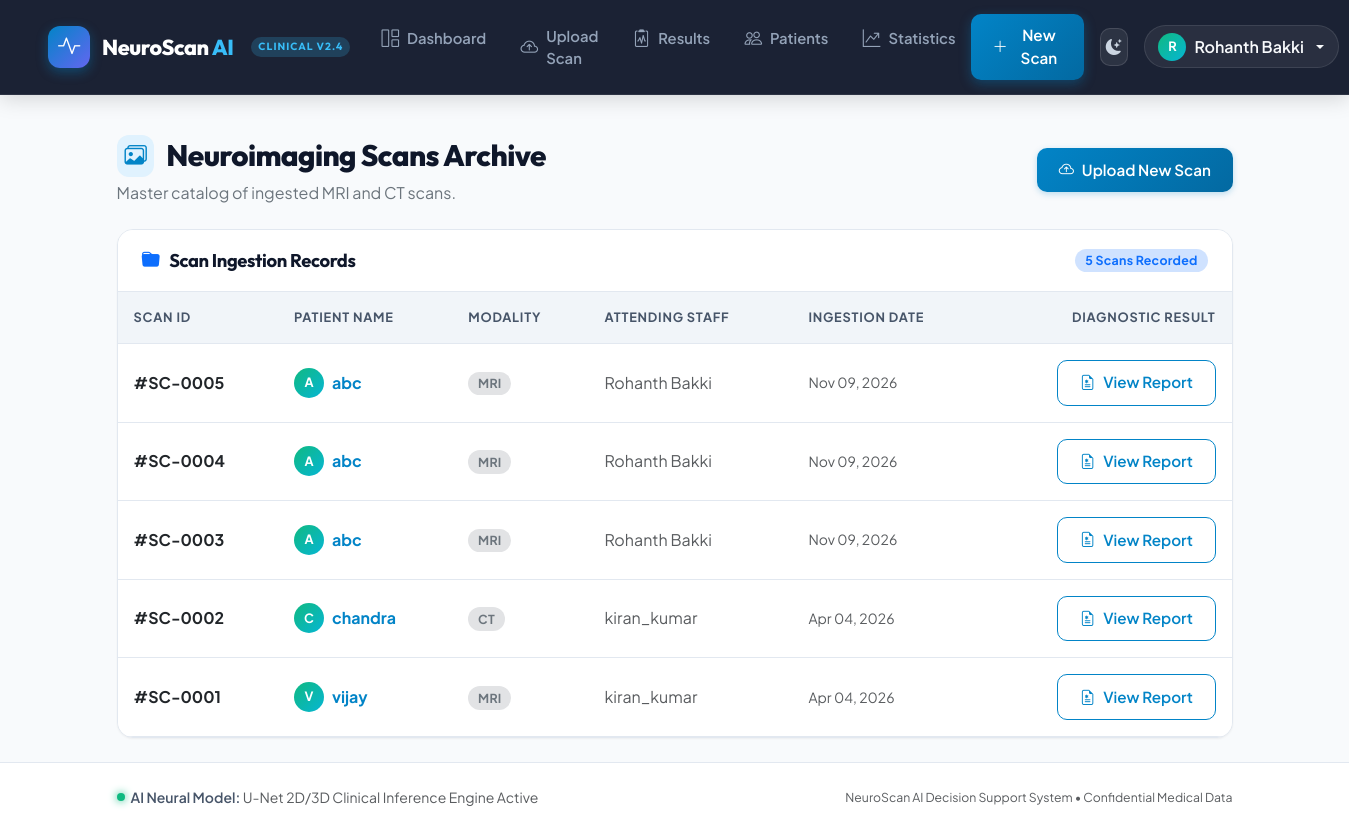
Before: /diagnosis/scans/ (signed in) with the older database file.
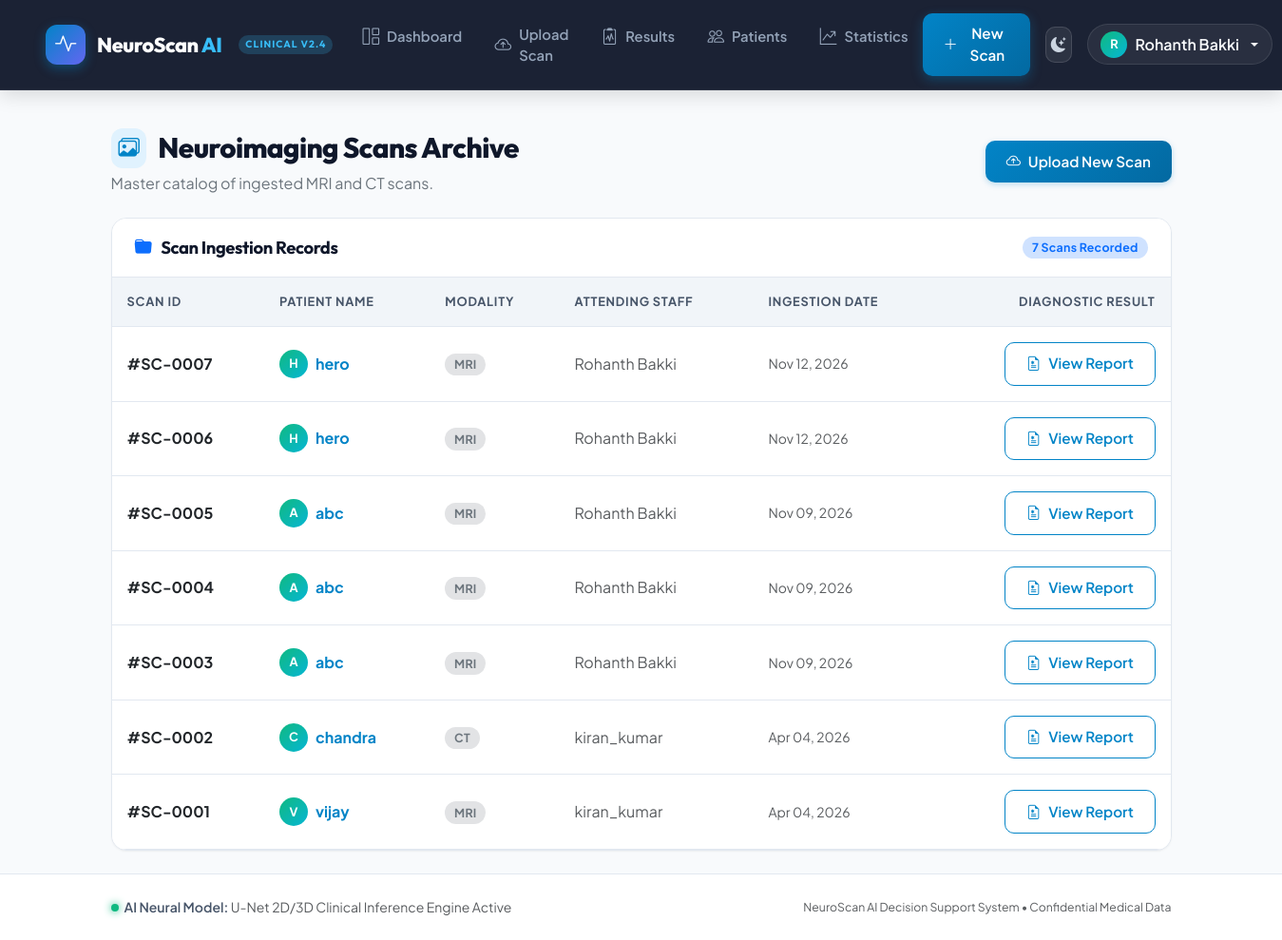
After: the same page with the newer database file.
### accounts/models.py (models this page shows, shortened)
class User(AbstractUser):
    ROLE_CHOICES = [
        ('admin', 'Admin'),
        ('doctor', 'Doctor'),
    ]
    role = models.CharField(max_length=20, choices=ROLE_CHOICES, default='doctor')
    phone = models.CharField(max_length=20, blank=True)
    address = models.TextField(blank=True)

### diagnosis/models.py (models this page shows, shortened)
class Scan(models.Model):
    SCAN_TYPE_CHOICES = [
        ('MRI', 'MRI'),
        ('CT', 'CT Scan'),
    ]
    patient = models.ForeignKey(Patient, on_delete=models.CASCADE, related_name='scans')
    image = models.ImageField(upload_to='scans/%Y/%m/%d/')
    scan_type = models.CharField(max_length=10, choices=SCAN_TYPE_CHOICES)
    notes = models.TextField(blank=True)
    uploaded_at = models.DateTimeField(auto_now_add=True)
    uploaded_by = models.ForeignKey(settings.AUTH_USER_MODEL, on_delete=models.SET_NULL, null=True)

class Patient(models.Model):
    GENDER_CHOICES = [
        ('M', 'Male'),
        ('F', 'Female'),
        ('O', 'Other'),
    ]
    name = models.CharField(max_length=200)
    age = models.IntegerField()
    gender = models.CharField(max_length=1, choices=GENDER_CHOICES)
    phone = models.CharField(max_length=20, blank=True)
    email = models.EmailField(blank=True)
    address = models.TextField(blank=True)
    created_at = models.DateTimeField(auto_now_add=True)
    updated_at = models.DateTimeField(auto_now=True)

### diagnosis/views.py (the view)
# urls.py: path('scans/', views.scan_list, name='scan_list'),
@login_required
def scan_list(request):
    scans = Scan.objects.all().order_by('-uploaded_at')
    paginator = Paginator(scans, 10)
    page_number = request.GET.get('page')
    page_obj = paginator.get_page(page_number)
    return render(request, 'diagnosis/scan_list.html', {'page_obj': page_obj})

### diagnosis/templates/diagnosis/scan_list.html (shortened to what this page needs)
{% extends 'base.html' %}
{% block content %}
<div class="scan-list-page">
    <div class="d-flex flex-column flex-md-row justify-content-between align-items-md-center gap-3 mb-4">
        <div>
            <h1 class="page-title mb-1">
                <i class="bi bi-images"></i> Neuroimaging Scans Archive
            </h1>
            <p class="text-secondary mb-0">Master catalog of ingested MRI and CT scans.</p>
        </div>
        <a href="{% url 'upload_scan' %}" class="btn btn-primary">
            <i class="bi bi-cloud-arrow-up"></i> Upload New Scan
        </a>
    </div>
    <div class="card">
        <div class="card-header d-flex justify-content-between align-items-center">
            <h5 class="mb-0"><i class="bi bi-folder-fill text-primary"></i> Scan Ingestion Records</h5>
            <span class="badge bg-primary-subtle text-primary">{{ page_obj.paginator.count|default:0 }} Scans Recorded</span>
        </div>
        <div class="card-body p-0">
            <div class="table-responsive">
                <table class="table align-middle">
                    <thead>
                        <tr>
                            <th>Scan ID</th>
                            <th>Patient Name</th>
                            <th>Modality</th>
                            <th>Attending Staff</th>
                            <th>Ingestion Date</th>
                            <th class="text-end">Diagnostic Result</th>
                        </tr>
                    </thead>
                    <tbody>
                        {% for scan in page_obj %}
                        <tr>
                            <td><strong>#SC-{{ scan.id|stringformat:"04d" }}</strong></td>
                            <td>
                                <div class="d-flex align-items-center gap-2">
                                    <div class="user-avatar-circle" style="width: 30px; height: 30px; font-size: 0.8rem;">
                                        {{ scan.patient.name|make_list|first|upper }}
                                    </div>
                                    <a href="{% url 'patient_detail' scan.patient.id %}" class="fw-bold text-decoration-none">
                                        {{ scan.patient.name }}
                                    </a>
                                </div>
                            </td>
                            <td><span class="badge bg-secondary-subtle text-secondary">{{ scan.scan_type }}</span></td>
                            <td class="text-muted">{{ scan.uploaded_by.username }}</td>
                            <td class="text-muted small">{{ scan.uploaded_at|date:"M d, Y" }}</td>
                            <td class="text-end">
                                <a href="{% url 'result_detail' scan.result.id %}" class="btn btn-sm btn-outline-primary">
                                    <i class="bi bi-file-earmark-medical"></i> View Report
                                </a>
                            </td>
                        </tr>
                        {% endfor %}
                    </tbody>
                </table>
            </div>
        </div>
    </div>
</div>
{% endblock %}

### templates/base.html (shortened to what this page needs)
{% load static %}
<!DOCTYPE html>
<html lang="en" data-theme="light">
<head>
    <link href="https://cdn.jsdelivr.net/npm/bootstrap@5.3.0/dist/css/bootstrap.min.css" rel="stylesheet">
    <link rel="stylesheet" href="https://cdn.jsdelivr.net/npm/bootstrap-icons@1.11.3/font/bootstrap-icons.min.css">
    <link rel="stylesheet" href="{% static 'css/style.css' %}">
</head>
<body>
    {% if request.user.is_authenticated %}
    <nav class="navbar navbar-expand-lg navbar-clinical">
        <div class="container-fluid px-lg-5">
            <a class="navbar-brand navbar-brand-custom" href="{% url 'dashboard' %}">
                <div class="brand-icon-wrapper">
                    <i class="bi bi-activity"></i>
                </div>
                <span>NeuroScan <span style="color: #38bdf8;">AI</span></span>
                <span class="brand-tag">Clinical v2.4</span>
            </a>
            <div class="collapse navbar-collapse" id="navbarContent">
                <ul class="navbar-nav mx-auto mb-2 mb-lg-0 gap-1">
                    <li class="nav-item">
                        <a class="nav-link nav-link-custom {% if request.resolver_match.url_name == 'dashboard' %}active{% endif %}" href="{% url 'dashboard' %}">
                            <i class="bi bi-grid-1x2"></i> Dashboard
                        </a>
                    </li>
                    <li class="nav-item">
                        <a class="nav-link nav-link-custom {% if request.resolver_match.url_name == 'upload_scan' %}active{% endif %}" href="{% url 'upload_scan' %}">
                            <i class="bi bi-cloud-arrow-up"></i> Upload Scan
                        </a>
                    </li>
                    <li class="nav-item">
                        <a class="nav-link nav-link-custom {% if request.resolver_match.url_name == 'results' %}active{% endif %}" href="{% url 'results' %}">
                            <i class="bi bi-clipboard2-pulse"></i> Results
                        </a>
                    </li>
                    <li class="nav-item">
                        <a class="nav-link nav-link-custom {% if request.resolver_match.url_name == 'patients' or request.resolver_match.url_name == 'patient_detail' %}active{% endif %}" href="{% url 'patients' %}">
                            <i class="bi bi-people"></i> Patients
                        </a>
                    </li>
                    <li class="nav-item">
                        <a class="nav-link nav-link-custom {% if request.resolver_match.url_name == 'statistics' %}active{% endif %}" href="{% url 'statistics' %}">
                            <i class="bi bi-graph-up-arrow"></i> Statistics
                        </a>
                    </li>
                </ul>
                <div class="d-flex align-items-center gap-3">
                    <a href="{% url 'upload_scan' %}" class="btn nav-action-btn d-none d-md-inline-flex">
                        <i class="bi bi-plus-lg"></i> New Scan
                    </a>
                    <button class="theme-toggle-btn" id="themeToggleBtn" type="button" title="Toggle Radiology PACS Dark Mode">
                        <i class="bi bi-moon-stars-fill" id="themeIcon"></i>
                    </button>
                    <div class="dropdown">
                        <a class="nav-link dropdown-toggle user-pill" href="#" role="button" data-bs-toggle="dropdown" aria-expanded="false">
                            <div class="user-avatar-circle">
                                {{ request.user.username|make_list|first|upper }}
                            </div>
                            <span class="d-none d-sm-inline">{{ request.user.username }}</span>
                        </a>
                    </div>
                </div>
            </div>
        </div>
    </nav>
    {% endif %}
    <main class="{% if request.user.is_authenticated %}container py-4 flex-grow-1{% else %}flex-grow-1 d-flex flex-column{% endif %}">
        {% block content %}{% endblock %}
    </main>
    {% if request.user.is_authenticated %}
    <footer class="footer-clinical mt-auto">
        <div class="container">
            <div class="d-flex flex-column flex-md-row justify-content-between align-items-center gap-2">
                <div class="d-flex align-items-center">
                    <span class="status-dot"></span>
                    <span class="fw-semibold">AI Neural Model:</span>&nbsp;<span class="text-muted">U-Net 2D/3D Clinical Inference Engine Active</span>
                </div>
                <div class="text-muted small">
                    NeuroScan AI Decision Support System &bull; Confidential Medical Data
                </div>
            </div>
        </div>
    </footer>
    {% endif %}
</body>
</html>

Changed rows visible on the page:
added Scan: id "0007", patient.name|make_list "H", patient.name "hero", scan_type "MRI", uploaded_by.username "Rohanth Bakki", uploaded_at "Nov 12, 2026"
added Scan: id "0006", patient.name|make_list "H", patient.name "hero", scan_type "MRI", uploaded_by.username "Rohanth Bakki", uploaded_at "Nov 12, 2026"
Other visible differences:
{{ page_obj.paginator.count|default:0 }}: "5" → "7"
